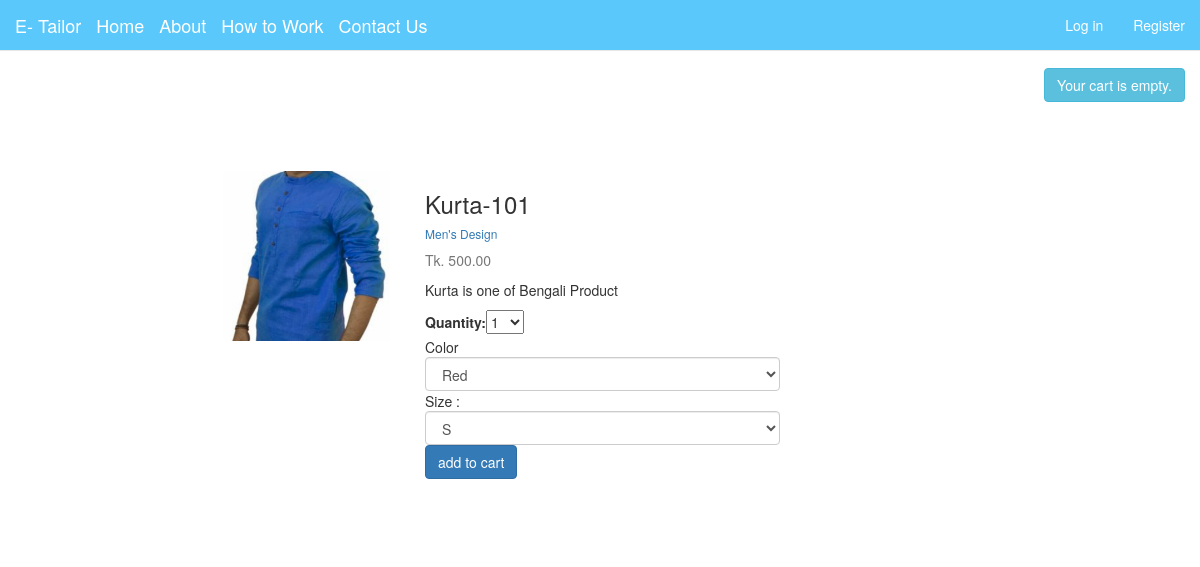
The page /1/kurta-101/ on the database its author committed.
### tailor/models.py (models this page shows, shortened)
class Product(models.Model):
    category = models.ForeignKey(Category, related_name='products', on_delete=models.CASCADE)
    name = models.CharField(max_length=100, db_index=True)
    slug = models.SlugField(max_length=100, db_index=True)
    description = models.TextField(blank=True)
    price = models.DecimalField(max_digits=10, decimal_places=2)
    available = models.BooleanField(default=True)
    stock = models.PositiveIntegerField()
    created_at = models.DateTimeField(auto_now_add=True)
    updated_at = models.DateTimeField(auto_now=True)
    image = models.ImageField(upload_to='products/%Y/%m/%d', blank=True)
    class Meta:
        ordering = ('name', )
        index_together = (('id', 'slug'),)

class Category(models.Model):
    name = models.CharField(max_length=150, db_index=True)
    slug = models.SlugField(max_length=150, unique=True ,db_index=True)
    created_at = models.DateTimeField(auto_now_add=True)
    updated_at = models.DateTimeField(auto_now=True)
    class Meta:
        ordering = ('name', )
        verbose_name = 'category'
        verbose_name_plural = 'categories'
    def __str__(self):
        return self.name
    def get_absolute_url(self):
        return reverse('product_list_by_category', args=[self.slug])

### tailor/views.py (the view)
# urls.py: url(r'^(?P<id>\d+)/(?P<slug>[-\w]+)/$', views.product_detail, name='product_detail'),
def product_detail(request, id, slug):
    product = get_object_or_404(Product, id=id, slug=slug, available=True)
    cart_product_form = CartAddProductForm()
    context = {
        'product': product,
        'cart_product_form': cart_product_form
    }
    return render(request, 'detail.html', context)

### cart/forms.py
class CartAddProductForm(forms.Form):
    quantity = forms.TypedChoiceField(choices=PRODUCT_QUANTITY_CHOICES, coerce=int)
    update = forms.BooleanField(required=False, initial=False, widget=forms.HiddenInput)

### cart/cart.py (called while the page is built)
    def __len__(self):
        return sum(item['quantity'] for item in self.cart.values())

### cart/context_processors.py (called while the page is built)
def cart(request):
    return {'cart': Cart(request)}

### tailor/templates/detail.html (shortened to what this page needs)
{% extends 'base.html' %}
{% load static %}
{% block content %}
   <div class="container">
      <div class="row" style="margin-top: 6%">
        <div class="col-sm-8 blog-main">
          <div class="blog-post">
              <div class="row">
                <div class="card">
                    <div class="card-body">
                        <div class="col-md-6 text-right">
                            <img src="{% if product.image %} {{ product.image.url }} {% else %} {% static 'img/default.jpg' %} {% endif %}" alt="..." style="height: 170px; width: auto">
                        </div>
                        <div class="col-md-6" style="padding-left: 20px">
                            <h3>{{ product.name }}</h3>
                            <h6><a href="{{ product.category.get_absolute_url }}">{{ product.category }}</a></h6>
                            <p class="text-muted">Tk. {{ product.price }}</p>
                            <p>{{ product.description|safe|linebreaksbr }}</p>
                            <form action="{% url "cart:cart_add" product.id %}" method="post">
                                {{ cart_product_form }}
                               <div>Color</div>
                                <select name="attr" id="" class="form-control" placeholder="Select Color">
                                  <option value="">Red</option>
                                </select>
                                <div>Size :</div>
                                <select name="attr" id="" class="form-control" placeholder="Select Size">
                                  <option value="">S</option>
                                </select>
                                <input type="submit" value="add to cart" class="btn btn-primary">
                            </form>
                        </div>
                    </div>
                </div>
              </div>
          </div>
        </div>
      </div>
    </div>
{% endblock %}

### tailor/static/css/styles.css (style rules this page uses)
.blog-post { margin-bottom: 60px; }

### rows shown on the page
Product: image (picture), name "Kurta-101", category "Men's Design", price "500.00", description "Kurta is one of Bengali Product"
